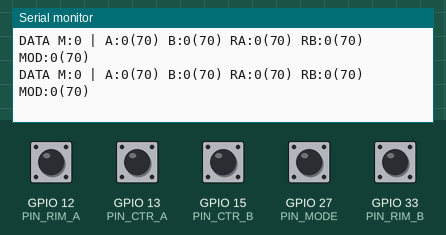
Simulated run of this program. Board: ESP32. On the bench: the last lines printed to the serial monitor. Inputs (shaded band) come from the test bench; at power-on: GPIO 12 (PIN_RIM_A), GPIO 13 (PIN_CTR_A), GPIO 15 (PIN_CTR_B), GPIO 27 (PIN_MODE), GPIO 33 (PIN_RIM_B) HIGH.

Above: at 2.5 s.
2.6 s: GPIO 12 (PIN_RIM_A) pulled LOW for 0.15 s
At 2.76 s:
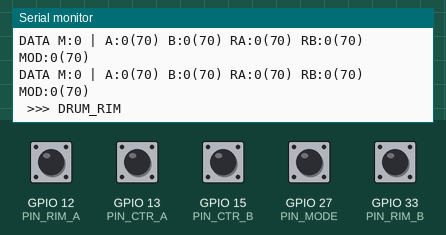
4.2 s: GPIO 13 (PIN_CTR_A) pulled LOW for 0.15 s
At 4.31 s:
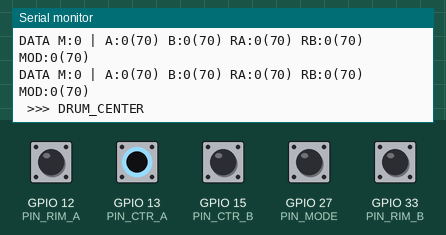
5.8 s: GPIO 27 (PIN_MODE) pulled LOW for 0.15 s
At 6.01 s:
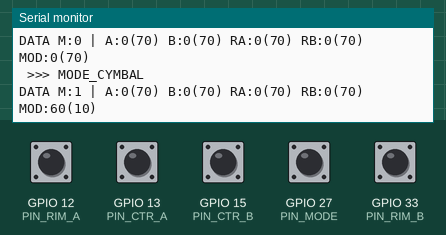
7.4 s: GPIO 15 (PIN_CTR_B) pulled LOW for 0.15 s
At 7.55 s:
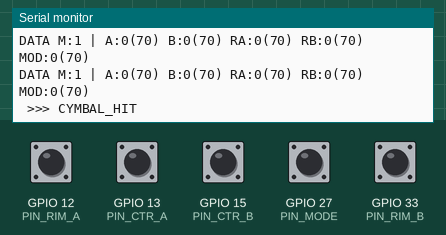
9.0 s: GPIO 33 (PIN_RIM_B) pulled LOW for 0.15 s
At 9.27 s:
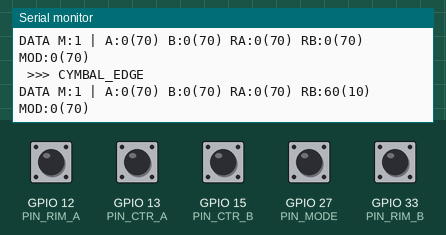
10.6 s: GPIO 27 (PIN_MODE) pulled LOW for 1 s
At 10.78 s:
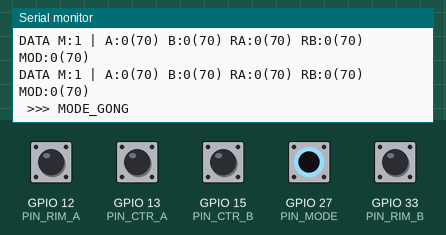
Timing chart, 0 to 13.6 s (numbered marks = the images above; inputs shaded):
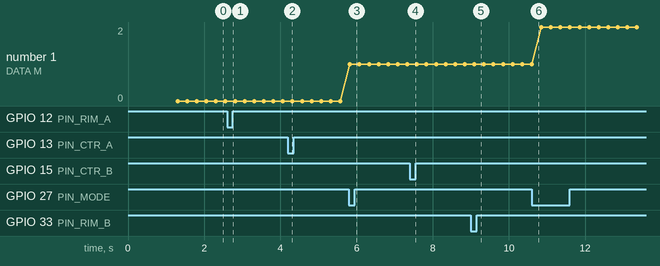

Measured:
- after the input at 2.6 s, the serial monitor: prints a new line at once (image 1)
- after the input at 4.2 s, the serial monitor: prints a new line at once (image 2)
- after the input at 5.8 s, the serial monitor: prints a new line at once (image 3)
- after the input at 7.4 s, the serial monitor: prints a new line at once (image 4)
- after the input at 9.0 s, the serial monitor: prints a new line at once (image 5)
- after the input at 10.6 s, the serial monitor: prints a new line at once (image 6)
- plotted number 1: 0 → 1 after the input at 5.8 s, 1 → 2 after the input at 10.6 s

The program:

main.cpp
```cpp
#include <Arduino.h>
#include <WiFi.h>
#include <WiFiUdp.h>

void handleHit(int index);
void sendMessage(const char* msg);
int fastTouchRead(int pin);
void printDebugInfo();

const char* apSSID = "DRUM_PAD_WIFI";
const char* apPassword = "drumpad123";
const char* laptopIP = "192.168.4.2";
const int laptopPort = 5005;
WiFiUDP udp;

// --- PIN DEFINITIONS ---
const int PIN_CTR_A = 13;
const int PIN_CTR_B = 15;
const int PIN_RIM_A = 12;
const int PIN_RIM_B = 33;
const int PIN_MODE  = 27;
int pins[5] = {PIN_CTR_A, PIN_CTR_B, PIN_RIM_A, PIN_RIM_B, PIN_MODE};

// --- TUNED THRESHOLDS BASED ON YOUR LOGS ---
// A HIT is detected if the DROP is HIGHER than these:
/*
const int hitThresholds[5] = {
  22,  // Pad A  (Resting drop is ~44)
  8,  // Pad B  (Resting drop is ~60)
  25,  // Pad RA (Resting drop is ~40)
  20,  // Pad RB (Resting drop is ~0)
  25   // Mode   (Estimated)
};

// A Pad RE-ARMS (resets) only if the DROP falls BELOW these:
const int releaseThresholds[5] = {
  12,  // Pad A  (Must get back near 44)
  5,  // Pad B  (Must get back near 60)
  12,  // Pad RA (Must get back near 40)
  20,  // Pad RB (Must get back near 0)
  10   // Mode
};
*/

const int touchSensitivity[5] = {
  15, // Pad A
  5,  // Pad B (Very low because your raw signal is weak)
  15, // RA
  5, // RB (Your strongest pad)
  15  // Mode
};

const int holdThreshold = 10; // For Mute logic
const int cooldown = 35;

float baselines[5] = {0, 0, 0, 0, 0};
bool armed[5] = {true, true, true, true, true};
unsigned long lastHitTime[5] = {0, 0, 0, 0, 0};
float currentDrops[5] = {0, 0, 0, 0, 0};
int rawValues[5] = {0, 0, 0, 0, 0};

int currentMode = 0;
unsigned long lastDebugPrint = 0;

void setup() {
  Serial.begin(115200);
  WiFi.mode(WIFI_AP);
  WiFi.softAP(apSSID, apPassword);
  udp.begin(12345);

  Serial.println("\n--- TUNED DRUM STARTUP ---");
  delay(1000);

  // Initial Calibration
  for(int i=0; i<5; i++) {
    int sum = 0;
    for(int s=0; s<30; s++) { sum += fastTouchRead(pins[i]); delay(2); }
    baselines[i] = (float)sum / 30.0;
  }
}

void loop() {
  unsigned long now = millis();

  for (int i = 0; i < 5; i++) {
    int val = fastTouchRead(pins[i]);
    rawValues[i] = val;

    // 1. DYNAMIC BASELINE TRACKING (The "Magic" part)
    // If the value is HIGHER than baseline, or only slightly lower, it's NOT a touch.
    // We move the baseline to follow the raw value slowly.
    if (val > baselines[i]) {
      baselines[i] = (0.9 * baselines[i]) + (0.1 * (float)val); // Quickly follow upwards
    } else if (baselines[i] - val < (touchSensitivity[i] * 0.8)) {
      baselines[i] = (0.999 * baselines[i]) + (0.001 * (float)val); // Very slowly follow downwards
    }

    currentDrops[i] = baselines[i] - (float)val;

    // 2. HIT DETECTION
    if (armed[i] && currentDrops[i] > touchSensitivity[i]) {
      armed[i] = false;
      lastHitTime[i] = now;
      handleHit(i);
    }

    // 3. RE-ARMING
    if (!armed[i] && currentDrops[i] < (touchSensitivity[i] * 0.8)) {
      if (now - lastHitTime[i] > cooldown) {
        armed[i] = true;
      }
    }
  }

  if (now - lastDebugPrint > 250) {
    printDebugInfo();
    lastDebugPrint = now;
  }
  yield();
}

/*
void loop() {
  unsigned long now = millis();

  for (int i = 0; i < 5; i++) {
    int val = fastTouchRead(pins[i]);
    rawValues[i] = val;
    currentDrops[i] = baselines[i] - (float)val;

    // --- RE-ARMING / RELEASE CHECK ---
    if (currentDrops[i] < releaseThresholds[i]) {
      // Allow baseline to drift slightly to adapt to temperature/humidity
      baselines[i] = (0.999 * baselines[i]) + (0.001 * (float)val);

      if (!armed[i] && (now - lastHitTime[i] > cooldown)) {
        armed[i] = true;
      }
    }

    // --- HIT DETECTION ---
    if (armed[i] && currentDrops[i] > hitThresholds[i]) {
      armed[i] = false;
      lastHitTime[i] = now;
      handleHit(i);
    }
  }

  // Periodic Debug Info
  if (now - lastDebugPrint > 250) {
    printDebugInfo();
    lastDebugPrint = now;
  }
  yield();
}
*/

void handleHit(int index) {
  if (index == 4) {
    currentMode = (currentMode + 1) % 3;
    sendMessage(currentMode == 0 ? "MODE_DRUM" : (currentMode == 1 ? "MODE_CYMBAL" : "MODE_GONG"));
    return;
  }

  if (index == 0) { // Pad A
    if (currentDrops[1] > holdThreshold) sendMessage("DRUM_CENTER_MUTE");
    else sendMessage(currentMode == 0 ? "DRUM_CENTER" : (currentMode == 1 ? "CYMBAL_HIT" : "GONG_HIT"));
  }
  else if (index == 1) { // Pad B
    if (currentDrops[0] > holdThreshold) sendMessage("DRUM_CENTER_MUTE");
    else sendMessage(currentMode == 0 ? "DRUM_CENTER" : (currentMode == 1 ? "CYMBAL_HIT" : "GONG_HIT"));
  }
  else {
    if (currentMode == 0) sendMessage("DRUM_RIM");
    else if (currentMode == 1) sendMessage("CYMBAL_EDGE");
    else sendMessage("GONG_EDGE");
  }
}

int fastTouchRead(int pin) {
  int sum = 0;
  for (int i = 0; i < 4; i++) sum += touchRead(pin);
  return sum / 4;
}

void sendMessage(const char* msg) {
  if (udp.beginPacket(laptopIP, laptopPort)) {
    udp.print(msg);
    udp.endPacket();
    Serial.print(" >>> "); Serial.println(msg);
  }
}

void printDebugInfo() {
    char buffer[160];
    snprintf(buffer, sizeof(buffer),
             "DATA M:%d | A:%0.f(%d) B:%0.f(%d) RA:%0.f(%d) RB:%0.f(%d) MOD:%0.f(%d)",
             currentMode,
             currentDrops[0], rawValues[0],
             currentDrops[1], rawValues[1],
             currentDrops[2], rawValues[2],
             currentDrops[3], rawValues[3],
             currentDrops[4], rawValues[4]);

    Serial.println(buffer);
    if (udp.beginPacket(laptopIP, laptopPort)) {
      udp.print(buffer);
      udp.endPacket();
    }
}
/*
#include <Arduino.h>
#include <WiFi.h>
#include <WiFiUdp.h>

void handleHit(int index);
void sendMessage(const char* msg);
int fastTouchRead(int pin);
void printDebugInfo();

const char* apSSID = "DRUM_PAD_WIFI";
const char* apPassword = "drumpad123";
const char* laptopIP = "192.168.4.2";
const int laptopPort = 5005;
WiFiUDP udp;

// --- INDIVIDUAL SENSITIVITY ---
const int hitDropA = 11;
const int hitDropB = 7;
const int hitDropRim = 12;     // Rims
const int holdThreshold = 6;   // Lowered to match Pad B's weak signal
const int releaseDrop = 4;
const int cooldown = 35;

const int PIN_CTR_A = 13;
const int PIN_CTR_B = 15;
const int PIN_RIM_A = 12;
const int PIN_RIM_B = 33;
const int PIN_MODE  = 27;

float baselines[5] = {0, 0, 0, 0, 0};
bool armed[5] = {true, true, true, true, true};
unsigned long lastHitTime[5] = {0, 0, 0, 0, 0};
int pins[5] = {PIN_CTR_A, PIN_CTR_B, PIN_RIM_A, PIN_RIM_B, PIN_MODE};
float currentDrops[5] = {0, 0, 0, 0, 0};

int currentMode = 0;
unsigned long lastDebugPrint = 0;

void setup() {
  Serial.begin(115200);
  WiFi.mode(WIFI_AP);
  WiFi.softAP(apSSID, apPassword);
  udp.begin(12345);

  Serial.println("\n--- TUNED MUTE DRUM ---");
  delay(1000);

  for(int i=0; i<5; i++) {
    int sum = 0;
    for(int s=0; s<30; s++) { sum += fastTouchRead(pins[i]); delay(2); }
    baselines[i] = (float)sum / 30.0;
  }
}

void loop() {
  unsigned long now = millis();

  for (int i = 0; i < 5; i++) {
    int val = fastTouchRead(pins[i]);
    currentDrops[i] = baselines[i] - (float)val;

    if (currentDrops[i] < releaseDrop) {
      baselines[i] = (0.9995 * baselines[i]) + (0.0005 * (float)val);
      if (!armed[i] && (now - lastHitTime[i] > cooldown)) armed[i] = true;
    }

    // --- CHECK HITS WITH INDIVIDUAL THRESHOLDS ---
    int currentThreshold = hitDropRim;
    if (i == 0) currentThreshold = hitDropA;
    if (i == 1) currentThreshold = hitDropB;
    if (i == 4) currentThreshold = 15; // Mode pin is usually less sensitive

    if (armed[i] && currentDrops[i] > currentThreshold) {
      armed[i] = false;
      lastHitTime[i] = now;
      handleHit(i);
    }
  }

  if (now - lastDebugPrint > 250) {
    printDebugInfo();
    lastDebugPrint = now;
  }
  yield();
}

void handleHit(int index) {
  if (index == 4) {
    currentMode = (currentMode + 1) % 3;
    sendMessage(currentMode == 0 ? "MODE_DRUM" : (currentMode == 1 ? "MODE_CYMBAL" : "MODE_GONG"));
    return;
  }

  if (index == 0) { // Pad A
    if (currentDrops[1] > holdThreshold) sendMessage("DRUM_CENTER_MUTE");
    else sendMessage(currentMode == 0 ? "DRUM_CENTER" : (currentMode == 1 ? "CYMBAL_HIT" : "GONG_HIT"));
  }
  else if (index == 1) { // Pad B
    if (currentDrops[0] > holdThreshold) sendMessage("DRUM_CENTER_MUTE");
    else sendMessage(currentMode == 0 ? "DRUM_CENTER" : (currentMode == 1 ? "CYMBAL_HIT" : "GONG_HIT"));
  }
  else {
    if (currentMode == 0) sendMessage("DRUM_RIM");
    else if (currentMode == 1) sendMessage("CYMBAL_EDGE");
    else sendMessage("GONG_EDGE");
  }
}

int fastTouchRead(int pin) {
  int sum = 0;
  for (int i = 0; i < 4; i++) sum += touchRead(pin);
  return sum / 4;
}

void sendMessage(const char* msg) {
  if (udp.beginPacket(laptopIP, laptopPort)) {
    udp.print(msg);
    if (!udp.endPacket()) Serial.println("UDP Send Failed");
    Serial.print(" >>> "); Serial.println(msg);
    // Tiny delay to prevent WiFi buffer flooding
    delay(2);
  }
}

void printDebugInfo() {
    Serial.print("M:"); Serial.print(currentMode);
    Serial.print(" | A:"); Serial.print(currentDrops[0], 0);
    Serial.print(" B:"); Serial.print(currentDrops[1], 0);
    Serial.print(" | RA:"); Serial.print(currentDrops[2], 0);
    Serial.print(" RB:"); Serial.println(currentDrops[3], 0);
}
/*
#include <Arduino.h>
#include <WiFi.h>
#include <WiFiUdp.h>

// ---------------- Prototypes ----------------
void handleHit(int index);
void sendMessage(const char* msg);
int fastTouchRead(int pin);
void printDebugInfo(unsigned long now);

// ---------------- Access Point ----------------
const char* apSSID = "DRUM_PAD_WIFI";
const char* apPassword = "drumpad123";
const char* laptopIP = "192.168.4.2";
const int laptopPort = 5005;
WiFiUDP udp;

// ---------------- Settings ----------------
const int hitDrop = 11;
const int releaseDrop = 5;
const int cooldown = 30;

const int PIN_CENTER = 13;
const int PIN_RIM_A  = 12;
const int PIN_RIM_B  = 33;
const int PIN_MODE   = 27;

float baselines[4] = {0, 0, 0, 0};
bool armed[4] = {true, true, true, true};
unsigned long lastHitTime[4] = {0, 0, 0, 0};
int pins[4] = {PIN_CENTER, PIN_RIM_A, PIN_RIM_B, PIN_MODE};

int currentMode = 0;
unsigned long lastDebugPrint = 0;

// ---------------- Setup ----------------
void setup() {
  Serial.begin(115200);
  delay(500);

  WiFi.mode(WIFI_AP);
  WiFi.softAP(apSSID, apPassword);
  udp.begin(12345);

  Serial.println("\n--- DRUM PAD START ---");
  Serial.println("Calibrating... hands off pads!");
  delay(1000);

  for(int i=0; i<4; i++) {
    int sum = 0;
    for(int s=0; s<30; s++) {
        sum += fastTouchRead(pins[i]);
        delay(5);
    }
    baselines[i] = (float)sum / 30.0;
  }
  Serial.println("Calibration complete. System Ready.");
}

// ---------------- Main Loop ----------------
void loop() {
  unsigned long now = millis();

  for (int i = 0; i < 4; i++) {
    int val = fastTouchRead(pins[i]);
    float drop = baselines[i] - (float)val;

    // 1. DYNAMIC BASELINE
    if (drop < releaseDrop) {
      baselines[i] = (0.9995 * baselines[i]) + (0.0005 * (float)val);

      // 2. RE-ARM
      if (!armed[i] && (now - lastHitTime[i] > cooldown)) {
        armed[i] = true;
      }
    }

    // 3. TRIGGER HIT
    if (armed[i] && drop > hitDrop) {
      armed[i] = false;
      lastHitTime[i] = now;
      handleHit(i);
    }
  }

  // 4. PERIODIC DEBUGGING (Every 200ms)
  // This keeps the loop fast while giving you data
  if (now - lastDebugPrint > 200) {
    printDebugInfo(now);
    lastDebugPrint = now;
  }

  yield();
}

// ---------------- Helper Functions ----------------

void printDebugInfo(unsigned long now) {
    Serial.print("M:"); Serial.print(currentMode);
    Serial.print(" | C:"); Serial.print(baselines[0] - fastTouchRead(pins[0]), 1);
    Serial.print(" | RA:"); Serial.print(baselines[1] - fastTouchRead(pins[1]), 1);
    Serial.print(" | RB:"); Serial.print(baselines[2] - fastTouchRead(pins[2]), 1);
    Serial.print(" | MOD:"); Serial.println(baselines[3] - fastTouchRead(pins[3]), 1);
}

int fastTouchRead(int pin) {
  int sum = 0;
  for (int i = 0; i < 4; i++) {
    sum += touchRead(pin);
  }
  return sum / 4;
}

void sendMessage(const char* msg) {
  udp.beginPacket(laptopIP, laptopPort);
  udp.print(msg);
  udp.endPacket();

  // Real-time notification of a hit
  Serial.print(" >>> EVENT: ");
  Serial.println(msg);
}

void handleHit(int index) {
  if (index == 3) { // Mode Pin
    currentMode = (currentMode + 1) % 3;
    if (currentMode == 0) sendMessage("MODE_DRUM");
    else if (currentMode == 1) sendMessage("MODE_CYMBAL");
    else sendMessage("MODE_GONG");
    return;
  }

  if (index == 0) { // Center
    if (currentMode == 0) sendMessage("DRUM_CENTER");
    else if (currentMode == 1) sendMessage("CYMBAL_HIT");
    else sendMessage("GONG_HIT");
  }
  else { // Rim A or Rim B
    if (currentMode == 0) sendMessage("DRUM_RIM");
    else if (currentMode == 1) sendMessage("CYMBAL_EDGE");
    else sendMessage("GONG_EDGE");
  }
}
*/

/*
#include <Arduino.h>
#include <WiFi.h>
#include <WiFiUdp.h>

// ---------------- Access Point ----------------
const char* apSSID = "DRUM_PAD_WIFI";
const char* apPassword = "drumpad123";

// Laptop IP when connected to ESP32 AP
const char* laptopIP = "192.168.4.2";
const int laptopPort = 5005;

WiFiUDP udp;
// ---------------------------------------------

// threshold tuning
const int centerHitDrop = 12;
const int centerReleaseDrop = 6;

const int rimHitDrop = 12;
const int rimReleaseDrop = 6;

const int modeHitDrop = 12;
const int modeReleaseDrop = 6;

// baselines
float centerBaseline = 0;
float rimABaseline = 0;
float rimBBaseline = 0;
float modeBaseline = 0;

// armed states
bool centerArmed = true;
bool rimAArmed = true;
bool rimBArmed = true;
bool modeArmed = true;

// 0 = drum, 1 = cymbal, 2 = gong
int mode = 0;

int readTouchSmoothed(int pin) {
  int sum = 0;
  const int samples = 8;
  for (int i = 0; i < samples; i++) {
    sum += touchRead(pin);
    delay(2);
  }
  return sum / samples;
}

float initBaseline(int pin) {
  int sum = 0;
  const int samples = 30;
  for (int i = 0; i < samples; i++) {
    sum += readTouchSmoothed(pin);
    delay(10);
  }
  return sum / (float)samples;
}

void sendMessage(const char* msg) {
  Serial.println(msg);

  udp.beginPacket(laptopIP, laptopPort);
  udp.print(msg);
  udp.endPacket();
}

void startAccessPoint() {
  WiFi.mode(WIFI_AP);
  WiFi.softAP(apSSID, apPassword);

  Serial.println("Access Point started");
  Serial.print("SSID: ");
  Serial.println(apSSID);
  Serial.print("Password: ");
  Serial.println(apPassword);
  Serial.print("ESP32 AP IP: ");
  Serial.println(WiFi.softAPIP());
}

void setup() {
  Serial.begin(115200);
  delay(500);

  startAccessPoint();
  udp.begin(12345);

  delay(1000); // let pads settle before calibration
  centerBaseline = initBaseline(13);
  rimABaseline    = initBaseline(12);
  rimBBaseline = initBaseline(32);
  modeBaseline   = initBaseline(27);

  Serial.println("Calibration complete");
}

void loop() {
  int centerVal = readTouchSmoothed(13);
  int rimAVal    = readTouchSmoothed(12);
  int rimBVal = readTouchSmoothed(2);
  int modeVal   = readTouchSmoothed(27);

  float centerDrop = centerBaseline - centerVal;
  float rimADrop    = rimABaseline - rimAVal;
  float rimBDrop = rimBBaseline - rimBVal;
  float modeDrop   = modeBaseline - modeVal;

  // update baselines only when relaxed
  if (centerDrop < centerReleaseDrop) {
    centerBaseline = 0.995 * centerBaseline + 0.005 * centerVal;
  }

  if (rimADrop < rimReleaseDrop) {
    rimABaseline = 0.995 * rimABaseline + 0.005 * rimAVal;
  }

  if (rimBDrop < rimReleaseDrop) {
    rimBBaseline = 0.995 * rimBBaseline + 0.005 * rimBVal;
  }

  if (modeDrop < modeReleaseDrop) {
    modeBaseline = 0.995 * modeBaseline + 0.005 * modeVal;
  }

  // re-arm
  if (!centerArmed && centerDrop < centerReleaseDrop) {
    centerArmed = true;
  }

  if (!rimAArmed && rimADrop < rimReleaseDrop) {
    rimAArmed = true;
  }

  if (!rimBArmed && rimBDrop < rimReleaseDrop) {
    rimBArmed = true;
  }

  if (!modeArmed && modeDrop < modeReleaseDrop) {
    modeArmed = true;
  }

  // detect new hits
  bool centerNewHit = centerArmed && (centerDrop > centerHitDrop);
  bool rimANewHit    = rimAArmed && (rimADrop > rimHitDrop);
  bool rimBNewHit = rimBArmed && (rimBDrop > rimHitDrop);
  bool modeNewHit   = modeArmed && (modeDrop > modeHitDrop);

  // mode switch
  if (modeNewHit) {
    mode = (mode + 1) % 3;
    modeArmed = false;

    if (mode == 0) {
      sendMessage("MODE_DRUM");
    } else if (mode == 1) {
      sendMessage("MODE_CYMBAL");
    } else {
      sendMessage("MODE_GONG");
    }
  }

  // center / rim events based on mode
  if (centerNewHit) {
    if (mode == 0) {
      sendMessage("DRUM_CENTER");
    } else if (mode == 1) {
      sendMessage("CYMBAL_HIT");
    } else {
      sendMessage("GONG_HIT");
    }
    centerArmed = false;
  }

  if (rimANewHit) {
    if (mode == 0) {
      sendMessage("DRUM_RIM");
    } else if (mode == 1) {
      sendMessage("CYMBAL_EDGE");
    } else {
      sendMessage("GONG_EDGE");
    }
    rimAArmed = false;
  }

  if (rimBNewHit) {
    if (mode == 0) {
      sendMessage("DRUM_RIM");
    } else if (mode == 1) {
      sendMessage("CYMBAL_EDGE");
    } else {
      sendMessage("GONG_EDGE");
    }
    rimBArmed = false;
  }

  Serial.print("MODE: ");
  Serial.print(mode);

  Serial.print(" | Center 13 val: ");
  Serial.print(centerVal);
  Serial.print(" base: ");
  Serial.print(centerBaseline);
  Serial.print(" drop: ");
  Serial.print(centerDrop);

  Serial.print(" | Rim A 12 val: ");
  Serial.print(rimAVal);
  Serial.print(" base: ");
  Serial.print(rimABaseline);
  Serial.print(" drop: ");
  Serial.print(rimADrop);

  Serial.print(" | Rim B 33val: ");
  Serial.print(rimBVal);
  Serial.print(" base: ");
  Serial.print(rimBBaseline);
  Serial.print(" drop: ");
  Serial.print(rimBDrop);

  Serial.print(" | Mode 27 val: ");
  Serial.print(modeVal);
  Serial.print(" base: ");
  Serial.print(modeBaseline);
  Serial.print(" drop: ");
  Serial.println(modeDrop);

  delay(5);
}
*/
/*
#include <Arduino.h>

// threshold tuning
const int centerHitDrop    = 12;
const int centerReleaseDrop = 6;

const int rimHitDrop       = 12;
const int rimReleaseDrop   = 6;

const int modeHitDrop      = 12;
const int modeReleaseDrop  = 6;

// baselines
float centerBaseline = 0;
float rimBaseline = 0;
float modeBaseline = 0;

// armed states
bool centerArmed = true;
bool rimArmed = true;
bool modeArmed = true;

// 0 = drum, 1 = cymbal, 2 = gong
int mode = 0;

int readTouchSmoothed(int pin) {
  int sum = 0;
  const int samples = 8;
  for (int i = 0; i < samples; i++) {
    sum += touchRead(pin);
    delay(2);
  }
  return sum / samples;
}

float initBaseline(int pin) {
  int sum = 0;
  const int samples = 30;
  for (int i = 0; i < samples; i++) {
    sum += readTouchSmoothed(pin);
    delay(10);
  }
  return sum / (float)samples;
}

void setup() {
  Serial.begin(115200);
  delay(1000); // let pads settle before calibration

  centerBaseline = initBaseline(13);
  rimBaseline    = initBaseline(12);
  modeBaseline   = initBaseline(27);
}

void loop() {
  int centerVal = readTouchSmoothed(13);
  int rimVal    = readTouchSmoothed(12);
  int modeVal   = readTouchSmoothed(27);

  float centerDrop = centerBaseline - centerVal;
  float rimDrop    = rimBaseline - rimVal;
  float modeDrop   = modeBaseline - modeVal;

  // update baselines only when the pad is relaxed
  if (centerDrop < centerReleaseDrop) {
    centerBaseline = 0.995 * centerBaseline + 0.005 * centerVal;
  }

  if (rimDrop < rimReleaseDrop) {
    rimBaseline = 0.995 * rimBaseline + 0.005 * rimVal;
  }

  if (modeDrop < modeReleaseDrop) {
    modeBaseline = 0.995 * modeBaseline + 0.005 * modeVal;
  }

  // re-arm when relaxed
  if (!centerArmed && centerDrop < centerReleaseDrop) {
    centerArmed = true;
  }

  if (!rimArmed && rimDrop < rimReleaseDrop) {
    rimArmed = true;
  }

  if (!modeArmed && modeDrop < modeReleaseDrop) {
    modeArmed = true;
  }

  // detect new hits
  bool centerNewHit = centerArmed && (centerDrop > centerHitDrop);
  bool rimNewHit    = rimArmed && (rimDrop > rimHitDrop);
  bool modeNewHit   = modeArmed && (modeDrop > modeHitDrop);

  // mode switch
  if (modeNewHit) {
    mode = (mode + 1) % 3;
    modeArmed = false;

    if (mode == 0) {
      Serial.println("MODE_DRUM");
    } else if (mode == 1) {
      Serial.println("MODE_CYMBAL");
    } else {
      Serial.println("MODE_GONG");
    }
  }

  // center / rim events based on mode
  if (centerNewHit) {
    if (mode == 0) {
      Serial.println("DRUM_CENTER");
    } else if (mode == 1) {
      Serial.println("CYMBAL_HIT");
    } else {
      Serial.println("GONG_HIT");
    }
    centerArmed = false;
  }

  if (rimNewHit) {
    if (mode == 0) {
      Serial.println("DRUM_RIM");
    } else if (mode == 1) {
      Serial.println("CYMBAL_EDGE");
    } else {
      Serial.println("GONG_EDGE");
    }
    rimArmed = false;
  }

  // optional debug
  /*
  Serial.print("MODE: ");
  Serial.print(mode);

  Serial.print(" | C val: ");
  Serial.print(centerVal);
  Serial.print(" base: ");
  Serial.print(centerBaseline);
  Serial.print(" drop: ");
  Serial.print(centerDrop);

  Serial.print(" | R val: ");
  Serial.print(rimVal);
  Serial.print(" base: ");
  Serial.print(rimBaseline);
  Serial.print(" drop: ");
  Serial.print(rimDrop);

  Serial.print(" | M val: ");
  Serial.print(modeVal);
  Serial.print(" base: ");
  Serial.print(modeBaseline);
  Serial.print(" drop: ");
  Serial.println(modeDrop);
  */

  //delay(5);
//}
```
